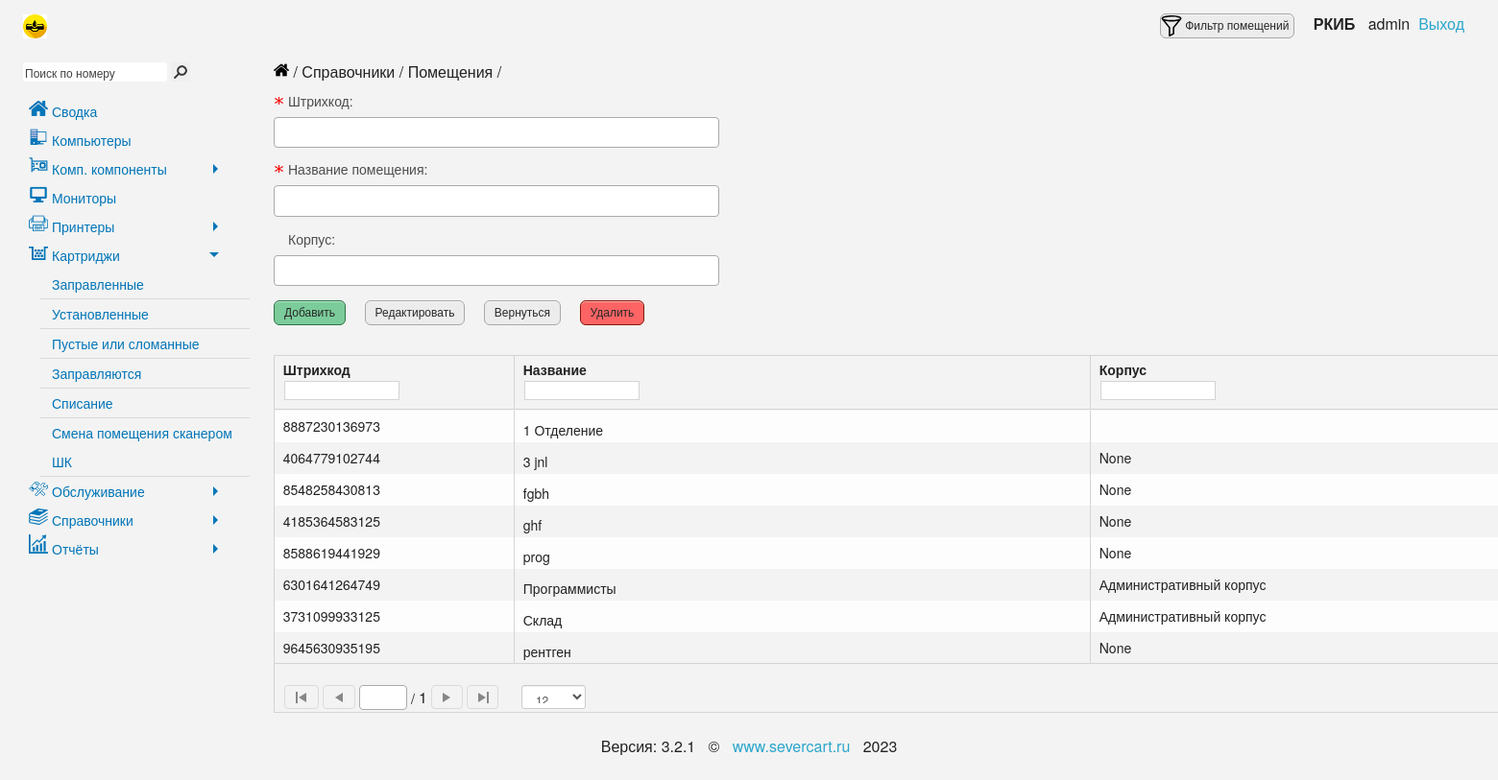
Before: /cartridge/tree_list/ with the older database file.
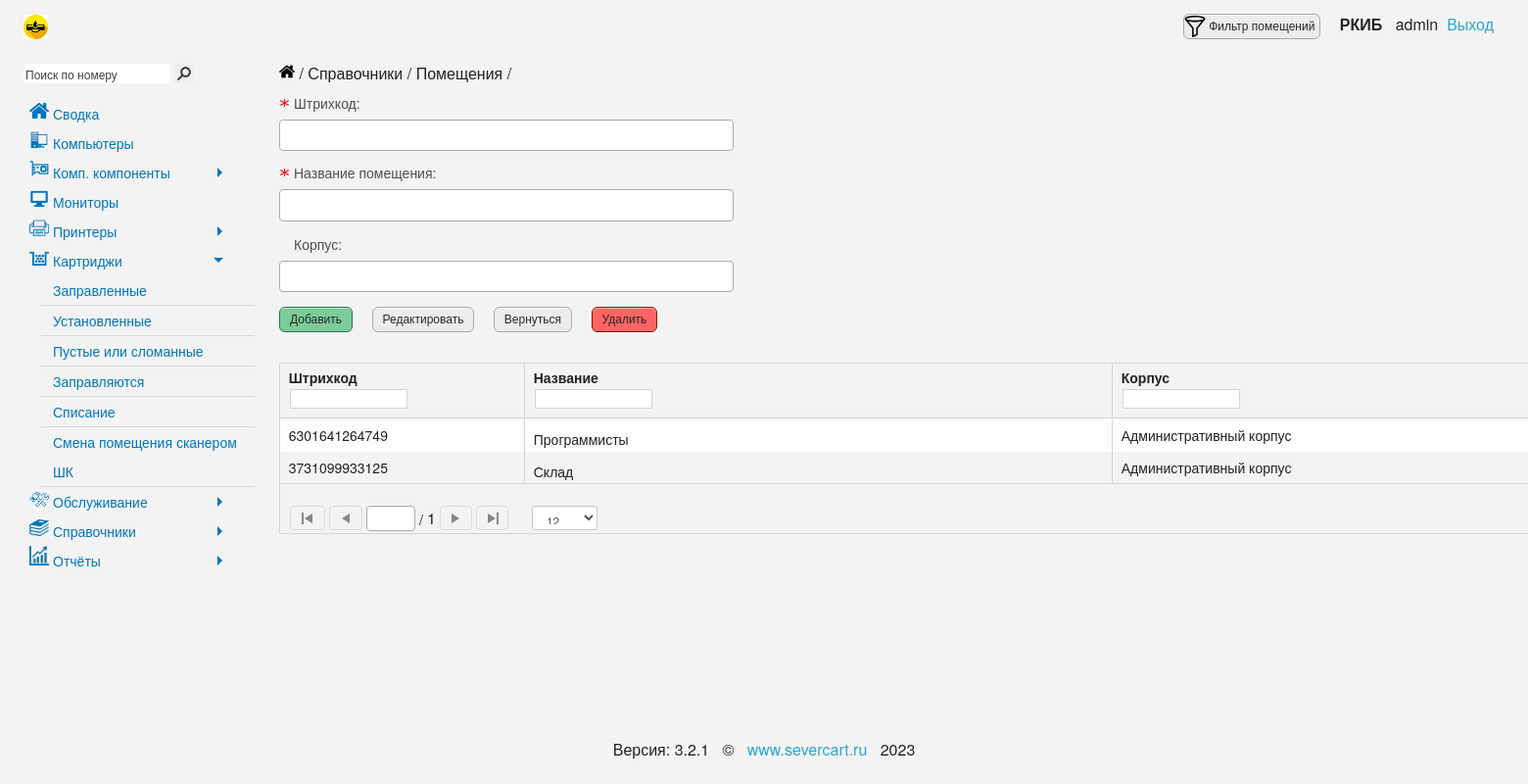
After: the same page with the newer database file.
### cartridge/models.py (models this page shows, shortened)
class Placements(models.Model):  # Помещения
    barcode = models.IntegerField('Штрихкод', unique=True, db_index=True)
    name = models.CharField("Помещение", max_length=50, unique=True, db_index=True)
    branch = models.CharField("Корпус", max_length=50, blank=True, null=True)
    class Meta:
        verbose_name = 'Помещение'
        verbose_name_plural = 'Помещения'

### cartridge/views.py (the view, shortened to what this page needs)
# urls.py: path('tree_list/', tree_list, name='tree_list'),
@csrf_protect
@ensure_csrf_cookie
def tree_list(request):
    place = Placements.objects.order_by('name')
    count = Placements.objects.count()
    error = ''
    display = 'none'
    name = ''
    msg_display = 'none'
    err_display = 'none'
    form = PlacementsForm()
    data = {
        'form': form,
        'error': error,
        'display': display,
        'msg_display': msg_display,
        'err_display': err_display,
        'name': name,
        'place': place,
        'count': count
    }
    return render(request, 'cartridge/tree_list.html', data)

### cartridge/forms.py
class PlacementsForm(ModelForm):  # форма Помещения
    class Meta:
        model = Placements
        fields = ['barcode', 'name', 'branch']
        widgets = {
            'name': TextInput(attrs={
                'required': "True",
            }),
            'branch': TextInput(attrs={
                'name': 'branch',
            }),
            'barcode': NumberInput(attrs={
                'name': 'number_barcode',
                'id': "id_barcode"
            })
        }

### cartridge/templates/cartridge/tree_list.html (shortened to what the changed rows need)
{% extends 'cartridge/base.html' %}
{% block content %}
    <div class="row marginTop">
        <div class="large-12 columns ">
            <div class="ui-grid grid1675336387607" id="grid1">
                <div class="ui-grid-contents-wrapper">
                    <div class="ui-grid-render-container">
                        <div class="ui-grid-viewport" style="overflow: hidden;">
                            <div class="ui-grid-canvas">
                                {% if place %}
                                    {% for el in place %}
                                        <div class="ui-grid-row ng-scope">
                                            <div class="ui-grid-cell ui-grid-coluiGrid-0007" id="1675770373642-0-uiGrid-0007-cell">
                                                <div class="ui-grid-cell-contents">{{ el.barcode }}</div>
                                            </div>
                                            <div class="ui-grid-cell ui-grid-coluiGrid-0006" id="1675770373642-0-uiGrid-0006-cell">
                                                <p class="ng-scope">
                                                    <span class="ou_5">{{ el.name }}</span>
                                                </p>
                                            </div>
                                            <div class="ui-grid-cell ui-grid-coluiGrid-0006" id="1675770373642-0-uiGrid-0008-cell">
                                                <div class="ui-grid-cell-contents">{{ el.branch }}</div>
                                            </div>
                                        </div>
                                    {% endfor %}
                                {% endif %}
                            </div>
                        </div>
                    </div>
                </div>
            </div>
        </div>
    </div>
    </div>
{% endblock %}

Changed rows visible on the page:
removed Placements: barcode "8887230136973", name "1 Отделение"
removed Placements: barcode "4064779102744", name "3 jnl", branch "None"
removed Placements: barcode "8548258430813", name "fgbh", branch "None"
removed Placements: barcode "4185364583125", name "ghf", branch "None"
removed Placements: barcode "8588619441929", name "prog", branch "None"
removed Placements: barcode "9645630935195", name "рентген", branch "None"
